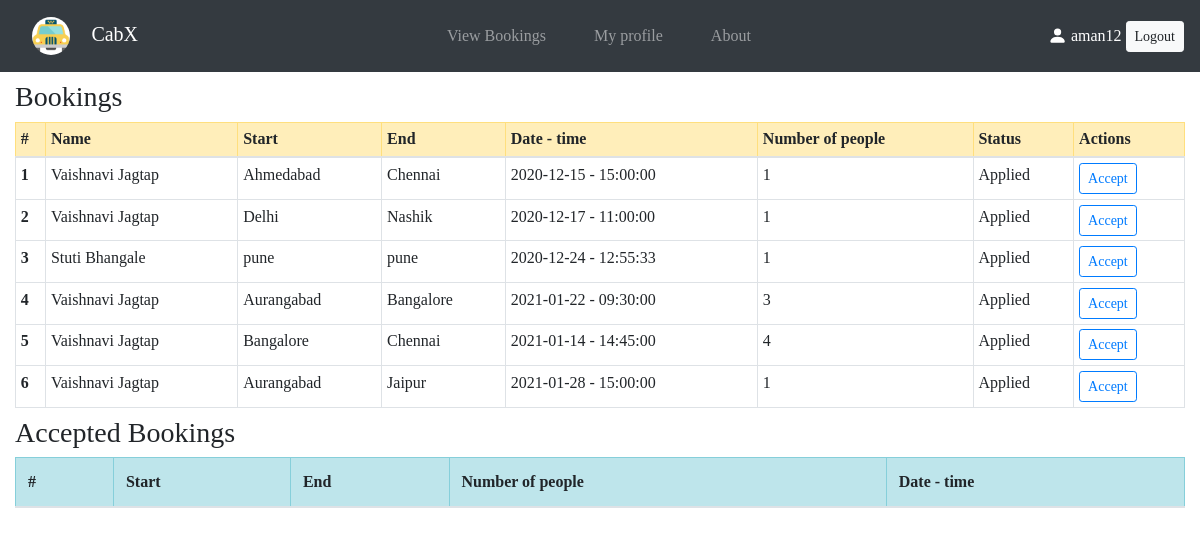
The app's page /booking_hist.php (signed in) with its own data.
### tables this page shows
CREATE TABLE `booking` (
  `book_id` int(11) NOT NULL,
  `pid` int(11) NOT NULL,
  `car_id` int(11) NOT NULL,
  `pick_up` varchar(50) NOT NULL,
  `drop_loc` varchar(50) NOT NULL,
  `no_ppl` int(11) NOT NULL,
  `date` date NOT NULL,
  `time` time NOT NULL,
  `status` varchar(30) NOT NULL,
  `booked_at` date NOT NULL DEFAULT current_timestamp()
);

CREATE TABLE `passenger` (
  `pid` int(11) NOT NULL,
  `email` varchar(100) NOT NULL,
  `password` varchar(255) NOT NULL,
  `fname` varchar(25) NOT NULL,
  `lname` varchar(25) NOT NULL,
  `dob` date NOT NULL,
  `zip_id` int(11) NOT NULL,
  `created_at` datetime NOT NULL DEFAULT current_timestamp()
);

### booking_hist.php (the view, shortened to what this page needs)
<?php
require "partials/_config.php";
?>
<!doctype html>
<html lang="en">
<head>
    <link rel="stylesheet" href="https://cdn.jsdelivr.net/npm/bootstrap@4.5.3/dist/css/bootstrap.min.css"
>
    <link rel="stylesheet" href="css/styles.css">
</head>
<body>
    <?php require "partials/_nav.php";
    if(isset($pid))
    {
    ?>
    <div class="container-fluid my-2">
        <h3>Booking details</h3>
        <table class="table table-sm table-bordered table-hover my-2">
            <thead class="table-info">
                <tr>
                    <th scope="col">#</th>
                    <th scope="col">Start</th>
                    <th scope="col">End</th>
                    <th scope="col">Date - time</th>
                    <th scope="col">Amount</th>
                    <th scope="col">Method</th>
                    <th scope="col">Status</th>
                    <th scope="col">Actions</th>
                </tr>
            </thead>
            <tbody>
                <?php
                $sql="select booking.book_id,pick_up,drop_loc,date,time,status,amount,method from booking,payment where booking.book_id=payment.book_id and pid=".$pid;
                $result=mysqli_query($conn,$sql);
                $i=1;
                while($row=mysqli_fetch_assoc($result))
                {
                  echo '<tr>
                    <th scope="row">'.$i++.'</th>
                    <td>'.$row["pick_up"].'</td>
                    <td>'.$row["drop_loc"].'</td>
                    <td>'.$row["date"].' - '.$row["time"].'</td>
                    <td>'.$row["amount"].'</td>
                    <td>'.$row["method"].'</td>
                    <td>'.$row["status"].'</td>
                    <td>
                      <form action="#" method="post" class="d-inline">
                        <input type="hidden" name="book_id" value='.$row["book_id"].'>
                        <button class="btn btn-sm btn-primary" name="edit">Edit</button>
                      </form>
                      <button class="delete btn btn-sm btn-danger" id=d'.$row["book_id"].'>Delete</button>
                    </td>
                  </tr>';
                }
                ?>
            </tbody>
        </table>
    </div>
    <?php
    }
    else
    {
    ?>
    <div class="container-fluid my-2">
        <h3>Bookings</h3>
        <table class="table table-sm table-bordered table-hover my-2">
            <thead class="table-warning">
                <tr>
                    <th scope="col">#</th>
                    <th scope="col">Name</th>
                    <th scope="col">Start</th>
                    <th scope="col">End</th>
                    <th scope="col">Date - time</th>
                    <th scope="col">Number of people</th>
                    <th scope="col">Status</th>
                    <th scope="col">Actions</th>
                </tr>
            </thead>
            <tbody>
                <?php
                $sql="SELECT fname,lname,book_id,pick_up,drop_loc,no_ppl,date,time,status from passenger,booking where passenger.pid=booking.pid and status='applied'";
                $result=mysqli_query($conn,$sql);
                $i=1;
                while($row=mysqli_fetch_assoc($result))
                {
                  echo '<tr>
                    <th scope="row">'.$i++.'</th>
                    <td>'.$row["fname"].' '.$row["lname"].'</td>
                    <td>'.$row["pick_up"].'</td>
                    <td>'.$row["drop_loc"].'</td>
                    <td>'.$row["date"].' - '.$row["time"].'</td>
                    <td>'.$row["no_ppl"].'</td>
                    <td>'.$row["status"].'</td>
                    <td>
                      <form action="#" method="post">
                        <input type="hidden" name="book_id" value='.$row["book_id"].'>
                        <button class="btn btn-sm btn-outline-primary" name="accept">Accept</button>
                      </form>
                    </td>
                  </tr>';
                }
                ?>
            </tbody>
        </table>
    </div>
    <div class="container-fluid my-2">
        <h3>Accepted Bookings</h3>
        <table class="table table table-bordered table-hover my-2">
            <thead class="table-info">
                <tr>
                    <th scope="col">#</th>
                    <th scope="col">Start</th>
                    <th scope="col">End</th>
                    <th scope="col">Number of people</th>
                    <th scope="col">Date - time</th>
                </tr>
            </thead>
        </table>
    </div>
    <?php
    }
    ?>
</body>
</html>

### css/styles.css (style rules this page uses)
* { box-sizing: border-box; }
body { font-family: Georgia, 'Times New Roman', Times, serif; }

### records on screen
booking: pid.fname "Vaishnavi", pid.lname "Jagtap", pick_up "Ahmedabad", drop_loc "Chennai", date "2020-12-15", time "15:00:00", no_ppl "1", status "Applied"
booking: pid.fname "Vaishnavi", pid.lname "Jagtap", pick_up "Delhi", drop_loc "Nashik", date "2020-12-17", time "11:00:00", no_ppl "1", status "Applied"
booking: pid.fname "Stuti", pid.lname "Bhangale", pick_up "pune", drop_loc "pune", date "2020-12-24", time "12:55:33", no_ppl "1", status "Applied"
booking: pid.fname "Vaishnavi", pid.lname "Jagtap", pick_up "Aurangabad", drop_loc "Bangalore", date "2021-01-22", time "09:30:00", no_ppl "3", status "Applied"
booking: pid.fname "Vaishnavi", pid.lname "Jagtap", pick_up "Bangalore", drop_loc "Chennai", date "2021-01-14", time "14:45:00", no_ppl "4", status "Applied"
booking: pid.fname "Vaishnavi", pid.lname "Jagtap", pick_up "Aurangabad", drop_loc "Jaipur", date "2021-01-28", time "15:00:00", no_ppl "1", status "Applied"

### other values on screen
$_SESSION['username'] "aman12"
